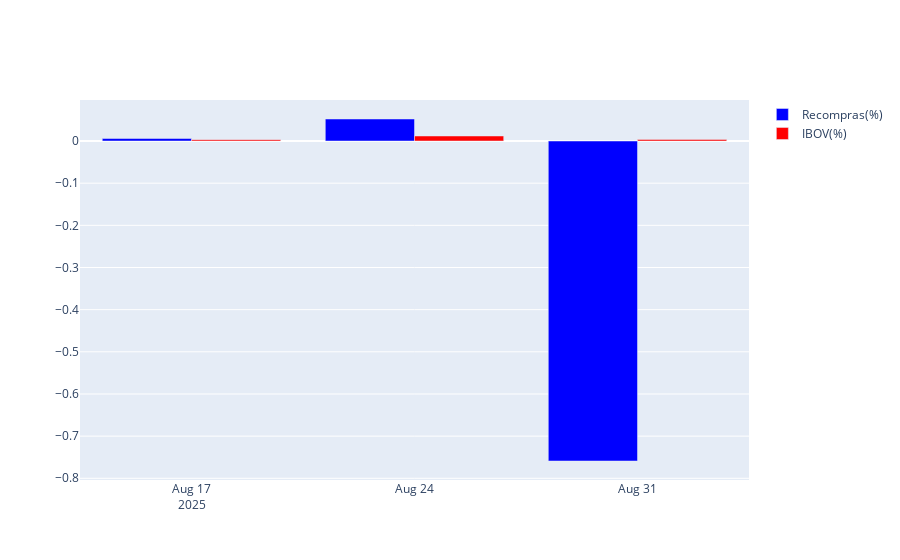

The cell this chart's notebook holds for it:
### Code cell
fig = go.Figure()
fig.add_trace(go.Bar(name='Recompras(%)', x=selic_ibov.index,  y=selic_ibov['Recompra(%)'],marker=dict(color='blue')))
fig.add_trace(go.Bar(name='IBOV(%)', x=selic_ibov.index,  y=selic_ibov['IBOV(%)'],marker=dict(color='red')))
fig.update_layout(barmode='group')
fig.show()

### Figure 1 — Plotly figure (JSON) as saved in the notebook; plotly's stock layout.template omitted (floating-point values rounded to 4 significant figures)
{"data": [{"marker": {"color": "blue"}, "name": "Recompras(%)", "type": "bar", "x": ["2025-08-17T00:00:00.000000000", "2025-08-24T00:00:00.000000000", "2025-08-31T00:00:00.000000000"], "y": [0.005941, 0.05224, -0.759]}, {"marker": {"color": "red"}, "name": "IBOV(%)", "type": "bar", "x": ["2025-08-17T00:00:00.000000000", "2025-08-24T00:00:00.000000000", "2025-08-31T00:00:00.000000000"], "y": [0.003149, 0.01193, 0.003489]}], "layout": {"barmode": "group"}}
